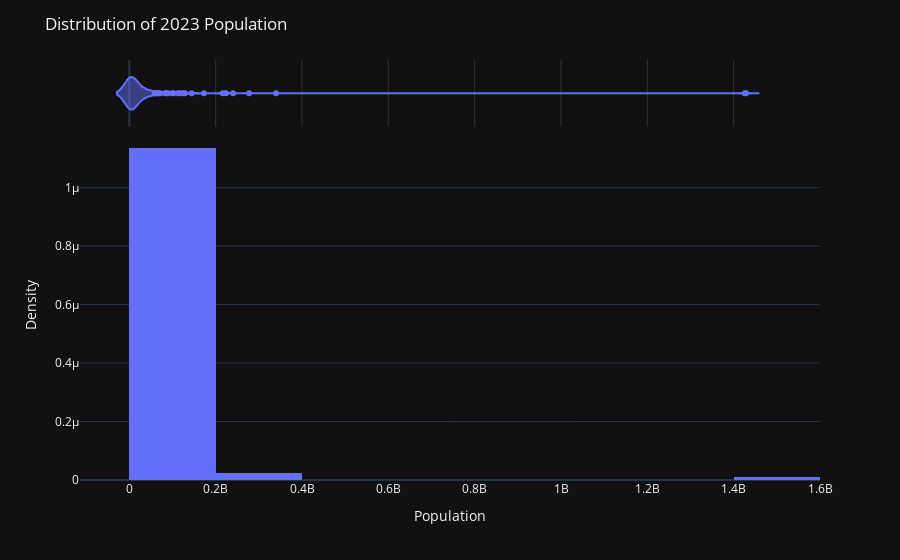

Here is the notebook cell this chart was saved with:
### Code cell
import plotly.express as px

fig = px.histogram(df, x="2023 population", nbins=10, marginal="violin", histnorm='density')
fig.update_layout(
    title="Distribution of 2023 Population",
    xaxis_title="Population",
    yaxis_title="Density",
    template="plotly_dark"  # Change theme if needed
)
fig.show()

### Figure 1 — Plotly figure (JSON) as saved in the notebook; plotly's stock layout.template omitted (floating-point values rounded to 4 significant figures; data arrays with more than 128 entries replaced by an {"elided": "..."} marker saying what was removed)
{"data": [{"alignmentgroup": "True", "bingroup": "x", "histnorm": "density", "hovertemplate": "2023 population=%{x}<br>density=%{y}<extra></extra>", "legendgroup": "", "marker": {"color": "#636efa", "pattern": {"shape": ""}}, "name": "", "nbinsx": 10, "offsetgroup": "", "orientation": "v", "showlegend": false, "type": "histogram", "x": {"elided": "234 int values"}, "xaxis": "x", "yaxis": "y"}, {"alignmentgroup": "True", "hovertemplate": "2023 population=%{x}<extra></extra>", "legendgroup": "", "marker": {"color": "#636efa"}, "name": "", "offsetgroup": "", "scalegroup": "x", "showlegend": false, "type": "violin", "x": {"elided": "234 int values"}, "xaxis": "x2", "yaxis": "y2"}], "layout": {"barmode": "relative", "legend": {"tracegroupgap": 0}, "margin": {"t": 60}, "title": {"text": "Distribution of 2023 Population"}, "xaxis": {"anchor": "y", "domain": [0, 1], "title": {"text": "Population"}}, "xaxis2": {"anchor": "y2", "domain": [0, 1], "matches": "x", "showgrid": true, "showticklabels": false}, "yaxis": {"anchor": "x", "domain": [0, 0.8316], "title": {"text": "Density"}}, "yaxis2": {"anchor": "x2", "domain": [0.8416, 1], "matches": "y2", "showgrid": false, "showline": false, "showticklabels": false, "ticks": ""}}}
